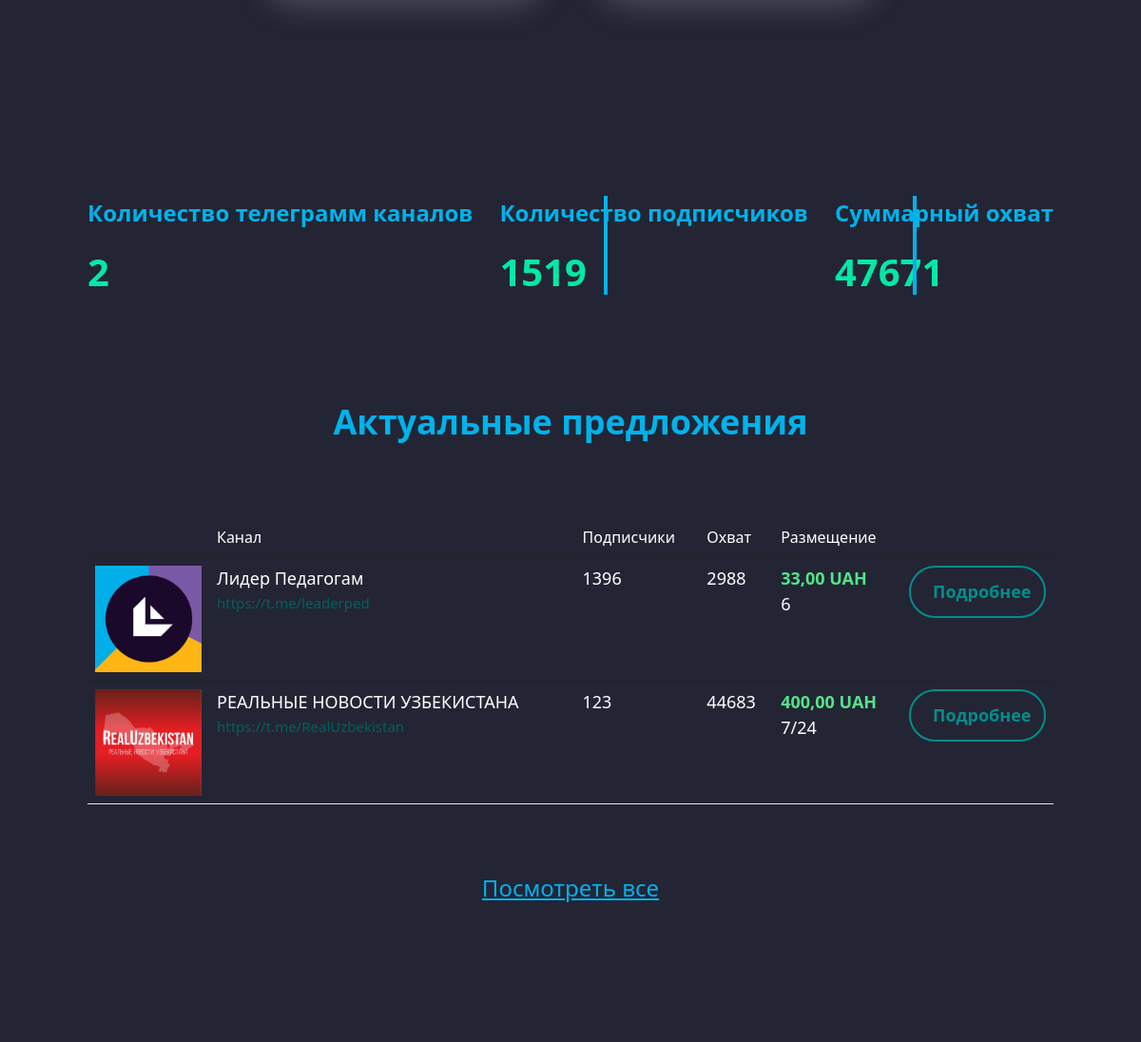
/ (middle part), run on an earlier commit of the app's database.
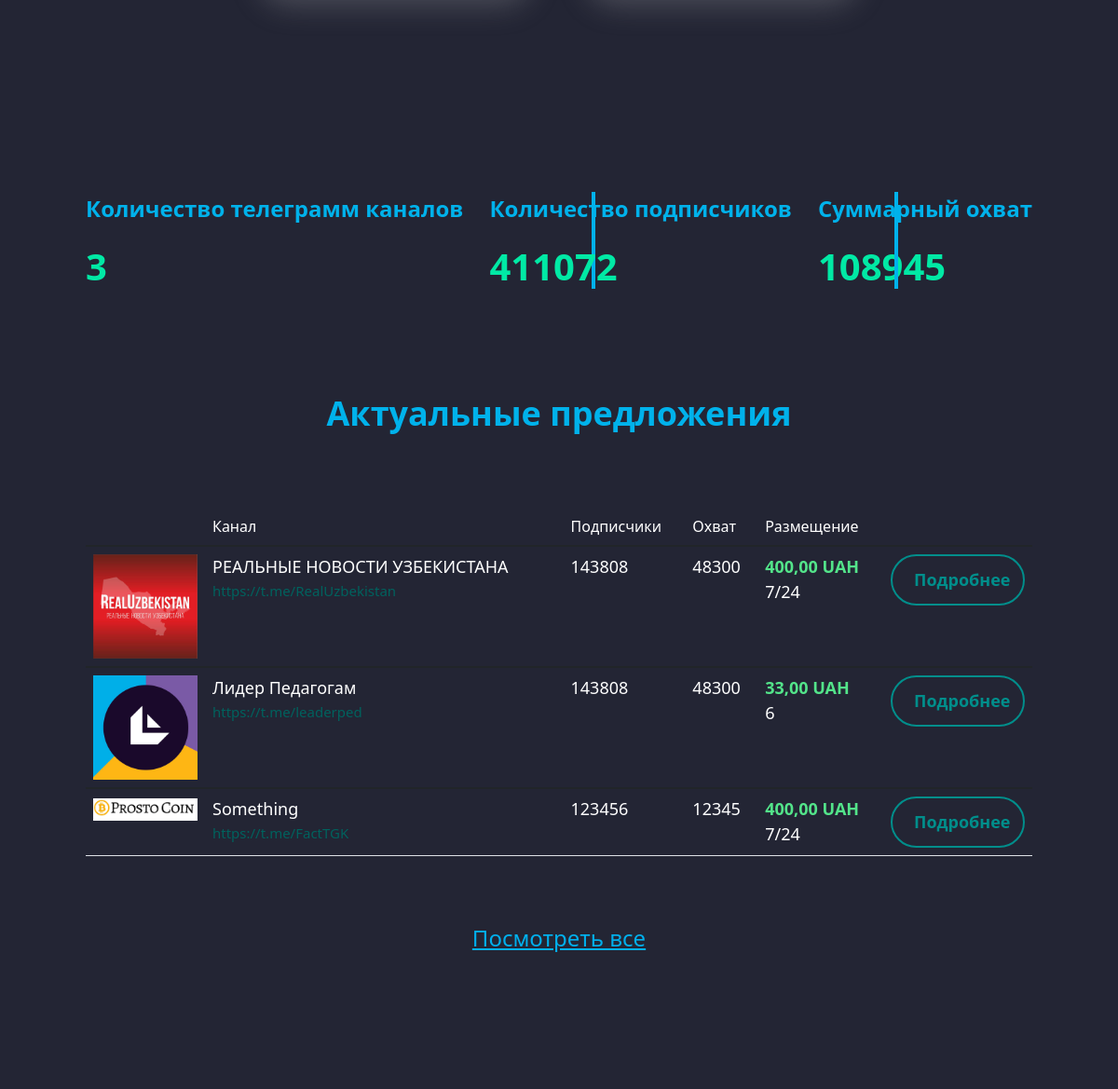
And on a later commit of the database.
### API/models.py (models this page shows, shortened)
class Chanel(models.Model):
    chanel_link=models.CharField(max_length=150)
    name=models.CharField(max_length=150,verbose_name="Называние канала")
    pictures=models.ImageField(verbose_name='Лого')
    subscribers=models.IntegerField()
    views=models.IntegerField()
    created_at=models.DateTimeField(auto_now_add=True)
    add_chanel =models.ForeignKey(Add_chanel, on_delete=models.CASCADE)
    username=models.CharField(max_length=150)
    class Meta:
        verbose_name="Канал"
        verbose_name_plural="Канал"
        ordering=['-subscribers']

### accounts/models.py (models this page shows, shortened)
class Cost_Format(models.Model):
    add_chanel=models.ForeignKey(Add_chanel,on_delete=models.CASCADE,related_name='cost_formats')
    placement_format = models.CharField(max_length=100)
    cost_per_format = models.DecimalField(max_digits=10, decimal_places=2)

### accounts/views.py (the view)
# urls.py: path('', views.MainPage.as_view(), name='main'),
class MainPage(TemplateView):
    template_name = 'index.html'
    def get_context_data(self, *, object_list=None, **kwargs):
        context=super().get_context_data(**kwargs)
        context['feedback']=Feedback.objects.all().order_by('-id')[:3]
        context['count'] = Chanel.objects.select_related('add_chanel').prefetch_related('add_chanel__cost_formats')
        context['lists'] = Chanel.objects.all().count()
        context['subscribers'] = Chanel.objects.aggregate(total=Sum('subscribers'))['total']
        context['total_views'] = Chanel.objects.aggregate(total=Sum('views'))['total']
        return context

### accounts/templates/index.html (shortened to what this page needs)
{% extends 'base.html' %}
{% load static %}
{% block header %}
<body class="page__body">
<div class="site-container">
{% endblock %}
{% block content %}
    <main class="main"><div class="offers"><div class="container-fluid"><div class="offers__number"><div class="offers__card"><p class="offers__title">Количество телеграмм каналов</p>
        <h3 class="offers__count">{{lists}}</h3></div><div class="offers__card">
        <p class="offers__title">Количество подписчиков</p><h3 class="offers__count">{{subscribers}}</h3></div>
        <div><p class="offers__title">Суммарный охват</p><h3 class="offers__count">{{total_views}}</h3></div></div><div class="offers__table"><h3 class="offers__info">Актуальные предложения
    </h3>
        <table class="table"><thead><tr><th scope="col"></th><th scope="col">Канал</th><th scope="col">Подписчики</th><th scope="col">Охват</th><th scope="col">Размещение</th><th scope="col"></th></tr></thead>
            {% for item in count %}
             {% with last_cost_format=item.add_chanel.cost_formats.last %}
            <tbody><tr><th scope="row" style="width: 8rem"><img src="/{{item.pictures}}"></th><td><p class="tableB">{{item.name}}</p><span class="tableUsername">{{item.chanel_link}}</span></td><td><p class="tableB">{{item.subscribers}}</p></td><td><p class="tableB">{{item.views}}</p></td><td><span class="tableGreen">{{ last_cost_format.cost_per_format }} UAH</span><p class="tableB">{{ last_cost_format.placement_format }}</p></td><td style="width: 10rem"><a class="tableLink" href="{% url 'page' item.pk  %} ">Подробнее</a></td></tr>
            </tbody>
              {% endwith %}
            {% endfor %}
        </table>
        <a class="offers__link" href="">Посмотреть все</a></div></div></div></main></div>
{% endblock %}

What changed in the data, as far as the page shows it:
changed Chanel "РЕАЛЬНЫЕ НОВОСТИ УЗБЕКИСТАНА": subscribers "123" → "143808"; views "44683" → "48300"; moves up the list
changed Chanel "Лидер Педагогам": subscribers "1396" → "143808"; views "2988" → "48300"
added Chanel: pictures (picture), name "Something", chanel_link "https://t.me/FactTGK", subscribers "123456", views "12345", add_chanel.cost_formats.last.cost_per_format "400,00", add_chanel.cost_formats.last.placement_format "7/24"
Also different on the page:
{{ lists }}: "2" → "3"
{{ subscribers }}: "1519" → "411072"
{{ total_views }}: "47671" → "108945"
